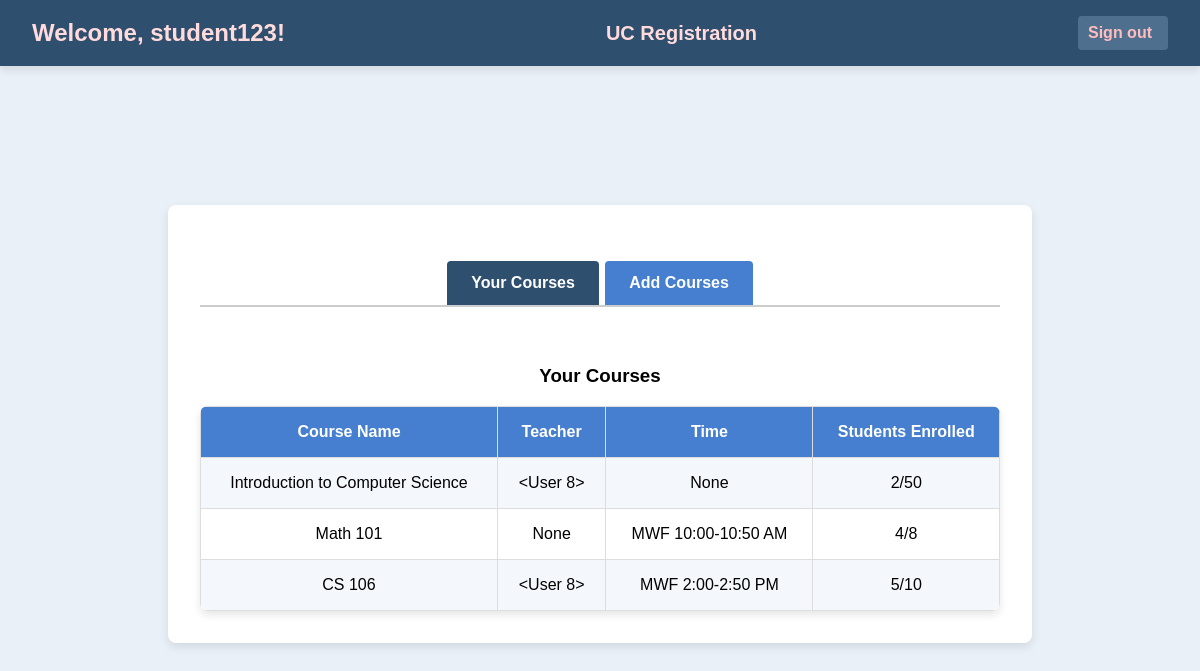
/student/courses (signed in), run on the app's committed database.
### app.py (models this page shows, shortened)
class User(UserMixin, db.Model):
    id = db.Column(db.Integer, primary_key=True)
    username = db.Column(db.String(150), unique=True, nullable=False)
    password = db.Column(db.String(150), nullable=False)  # Plain-text password
    role = db.Column(db.String(50))

class Course(db.Model):
    id = db.Column(db.Integer, primary_key=True)
    course_code = db.Column(db.String(10), unique=True, nullable=False)
    course_name = db.Column(db.String(100), nullable=False)
    capacity = db.Column(db.Integer, nullable=False)
    teacher_id = db.Column(db.Integer, db.ForeignKey('user.id'), nullable=True)
    teacher = db.relationship('User', backref='teaching_courses', foreign_keys=[teacher_id])
    time = db.Column(db.String(50), nullable=True)
    enrolled_count = db.Column(db.Integer, default=0)

### app.py (the view)
@app.route('/student/courses')
@login_required
def student_courses():
    if current_user.role != 'student':
        flash("Access denied: Only students can view this page.", "danger")
        return redirect(url_for('login'))  # Redirect to login if not a student
    courses = Course.query.all()
    enrolled_course_ids = [enrollment.course_id for enrollment in Enrollment.query.filter_by(user_id=current_user.id).all()]
    return render_template('student_courses.html', courses=courses, enrolled_course_ids=enrolled_course_ids)

### app.py (called while the page is built)
@login_manager.user_loader
def load_user(user_id):
    return User.query.get(int(user_id))

### templates/student_courses.html (shortened to what this page needs)
<!DOCTYPE html>
<html lang="en">
<head>
    <link rel="stylesheet" href="{{ url_for('static', filename='styles.css') }}">
</head>
<body>
    <div class="header">
        <div class="header-content">
            <div class="welcome-container">
                <h1>Welcome, {{ current_user.username }}!</h1>
            </div>
            <div class="university-container">
                <h2>UC Registration</h2>
            </div>
            <div class="logout-container">
                {% if current_user.role == 'student' %}
                    <a href="{{ url_for('student_logout') }}" class="sign-out">Sign out</a>
                {% elif current_user.role == 'teacher' %}
                    <a href="{{ url_for('teacher_logout') }}" class="sign-out">Sign out</a>
                {% endif %}
            </div>
        </div>
    </div>
    <div class="container">
        <div class="tabs">
            <a href="#your-courses" class="tab-button active">Your Courses</a>
            <a href="#add-courses" class="tab-button">Add Courses</a>
        </div>
        <div id="your-courses" class="tab-content active">
            <h3>Your Courses</h3>
            <table>
                <tr>
                    <th>Course Name</th>
                    <th>Teacher</th>
                    <th>Time</th>
                    <th>Students Enrolled</th>
                </tr>
                {% for course in courses %}
                    {% if course.id in enrolled_course_ids %}
                        <tr>
                            <td>{{ course.course_name }}</td>
                            <td>{{ course.teacher }}</td>
                            <td>{{ course.time }}</td>
                            <td>{{ course.enrolled_count }}/{{ course.capacity }}</td>
                        </tr>
                    {% endif %}
                {% endfor %}
            </table>
        </div>
    </div>
</body>
</html>

### static/styles.css (style rules this page uses)
body { font-family: Arial, sans-serif; background-color: #e9f0f7; margin: 0; display: flex; justify-content: center; align-items: center; min-height: 100vh; }
.container { max-width: 800px; width: 100%; background-color: #ffffff; padding: 2rem; border-radius: 8px; box-shadow: 0px 4px 10px rgba(0, 0, 0, 0.1); text-align: center; margin: 5rem auto 2rem; }
.header { width: 100%; background-color: #2f4f6f; color: #fff; padding: 1rem 0; display: flex; justify-content: center; align-items: center; box-shadow: 0px 4px 8px rgba(0, 0, 0, 0.1); position: fixed; top: 0; left: 0; z-index: 10; margin-bottom: 20px; }
.header-content { display: flex; justify-content: space-between; align-items: center; max-width: 1200px; width: 100%; padding: 0 2rem; }
.header h1, .header h2 { margin: 0; color: #ffdbdb; }
.header h1 { font-size: 1.5rem; margin-right: 20px; }
.header h2 { font-size: 1.25rem; margin-right: 20px; }
.logout-container { display: flex; align-items: center; }
.sign-out { color: #ffbdbd; text-decoration: none; font-weight: bold; padding: 0.5rem 1rem; border-radius: 4px; background-color: #4f6f8f; padding-left: 10px; }
.tabs { display: flex; justify-content: center; margin: 1.5rem 0; border-bottom: 2px solid #ccc; }
.tab-button { padding: 0.8rem 1.5rem; background-color: #467fcf; color: #fff; border: none; border-radius: 4px 4px 0 0; cursor: pointer; font-weight: bold; margin: 0 0.2rem; transition: background-color 0.3s ease; text-decoration: none; }
.tab-button.active { background-color: #2f4f6f; }
table { width: 100%; border-collapse: collapse; margin-top: 1rem; text-align: center; border-radius: 8px; overflow: hidden; box-shadow: 0px 4px 8px rgba(0, 0, 0, 0.1); }
th, td { border: 1px solid #ddd; padding: 1rem; }
th { background-color: #467fcf; color: #fff; font-weight: bold; }
tr:nth-child(even) { background-color: #f4f8fc; }
.tab-content { display: none; }
.tab-content.active { display: block; padding-top: 1rem; }

### data on the page
User: username "student123"
Course: course_name "Introduction to Computer Science", teacher "<User 8>", time "None", enrolled_count "2", capacity "50"
Course: course_name "Math 101", teacher "None", time "MWF 10:00-10:50 AM", enrolled_count "4", capacity "8"
Course: course_name "CS 106", teacher "<User 8>", time "MWF 2:00-2:50 PM", enrolled_count "5", capacity "10"
